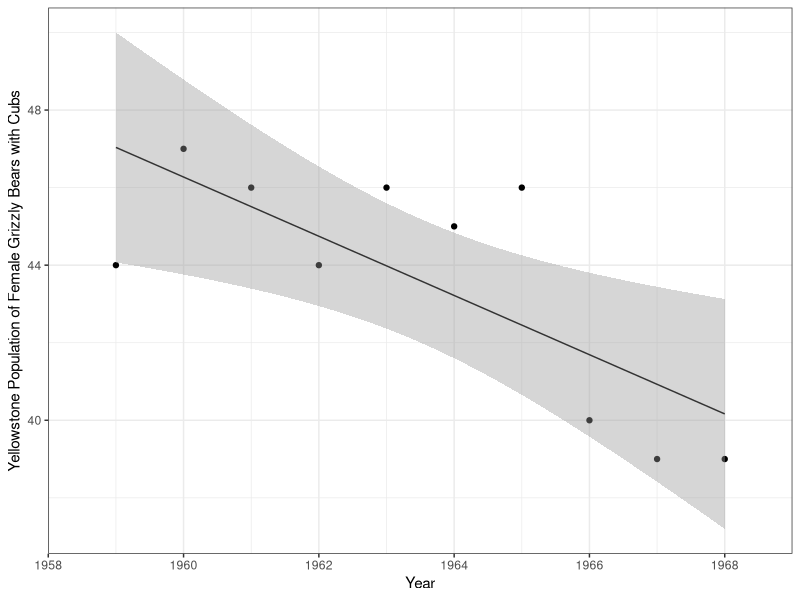
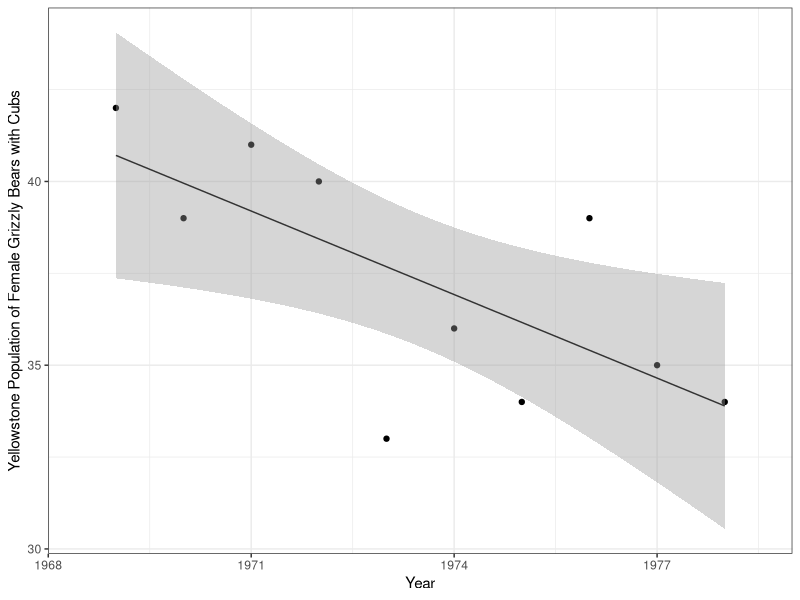
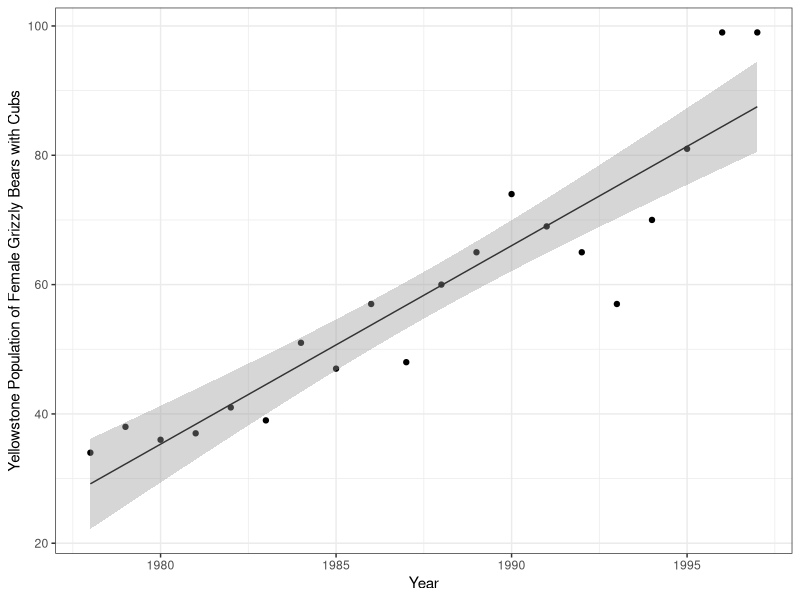

Write the R code that produced these figures, in order.
## ---- chunk 1
knitr::opts_chunk$set(echo = TRUE)
## ---- chunk 2

# Load necessary packages
suppressMessages(library(tidyverse))
library(broom)

## ---- chunk 3

# Read in data for Eureka dune grass (Swallenia alexandrae) on Saline Dune
swallenia <- read.csv("Swallenia.csv")

# Use two-sample t-test to assess whether and how mean abundance changed from 2009 to 2010
swallenia_t <- t.test(swallenia$count_2009, swallenia$count_2010, var.equal = TRUE)

swallenia_t

# Null hypothesis: true difference in means is equal to 0
# Alternative hypothesis: true difference in means is not equal to 0
# Since p > alpha (0.42 > 0.05), we retain the null hypothesis

## ---- chunk 4

# Do a paired t-test
swallenia_tpaired <- t.test(swallenia$count_2009, swallenia$count_2010, paired = TRUE)

swallenia_tpaired

# Null hypothesis: true difference in means is equal to 0
# Alternative hypothesis: true difference in means is not equal to 0
# Since p < alpha (0.03 < 0.05), we reject the null hypothesis

## ---- chunk 5

# Read in grizzly data
grizzlydata <- read.csv("grizzlydata.csv")

# Filter grizzly data to only include years 1959 - 1968
grizzly1959_1968 <- grizzlydata %>% 
  filter(between(Year, 1959, 1968))

# Create exploratory scatterplot
gg_grizzly1959_1968 <- ggplot(grizzly1959_1968, aes(x = Year, y = N)) +
  geom_point()
# It looks like the trend is generally a negative linear relationship. However, it seems the population was relatively stable from 1959 to 1965, but it drastically declined after 1965. Overall though, it looks like a linear relationship between grizzly bear population and year makes sense.

# Run linear regression model to describe the trend in grizzly bear population from 1959 - 1968
grizzly1959_1968_lm <- lm(N ~ Year, data = grizzly1959_1968)
grizzly1959_1968_lm
# y = -0.7636x + 1543
# Grizzly population = -0.7636(Year) + 1543

# Explore model fit and significance
summary(grizzly1959_1968_lm)

# Get model outputs in table form
grizzly1959_1968_lm_tidy <- broom::tidy(grizzly1959_1968_lm)

# Get the intercept:
grizzly1959_1968_int <- grizzly1959_1968_lm_tidy$estimate[1]
# 1543

# Get the Year coefficient:
grizzly1959_1968_coef <- grizzly1959_1968_lm_tidy$estimate[2]
# -0.7636

# Metrics at a glance:
grizzly1959_1968_lm_out <- broom::glance(grizzly1959_1968_lm)

# Check diagnostic plots
# plot(grizzly1959_1968_lm)
# Looks ok (commented out for Rmarkdown)

# Find Pearson's r for correlation:
grizzly1959_1968_cor <- cor.test(grizzly1959_1968$N, grizzly1959_1968$Year)
# r = -0.7462 (strong negative correlation)
# Correlation is significantly non-zero (p = 0.01 < 0.05)

## ---- chunk 6

# Prepare final graph of the linear regression model with the original data, model, and 95% confidence interval for predictions
grizzly1959_1968_graph <- ggplot(grizzly1959_1968, aes(x = Year, y = N)) +
  geom_point() +
  geom_smooth(method = lm, se = TRUE, size = 0.5, color = "gray20") +
  theme_bw() +
  scale_x_continuous(expand = c(0,0), limits = c(1958, 1969)) +
  labs(x = "Year", y = "Yellowstone Population of Female Grizzly Bears with Cubs")

grizzly1959_1968_graph

## ---- chunk 7

# Filter grizzly data to only include years 1969 - 1978
grizzly1969_1978 <- grizzlydata %>% 
  filter(between(Year, 1969, 1978))

# Create exploratory scatterplot
gg_grizzly1969_1978 <- ggplot(grizzly1969_1978, aes(x = Year, y = N)) +
  geom_point()
# Overall, it looks like the trend is generally a negative linear relationship. However, there are some outliers on both ends.

# Perform linear regression to describe the trend in grizzly bear population from 1959 - 1968
grizzly1969_1978_lm <- lm(N ~ Year, data = grizzly1969_1978)

grizzly1969_1978_lm
# Grizzly population = -0.7576(Year) + 1532.38

# Explore model fit and signifiance
summary(grizzly1969_1978_lm)

# Get model outputs in table form
grizzly1969_1978_lm_tidy <- broom::tidy(grizzly1969_1978_lm)

# Get the intercept:
grizzly1969_1978_int <- grizzly1969_1978_lm_tidy$estimate[1]
# 1532.376

# Get the Year coefficient:
grizzly1969_1978_coef <- grizzly1969_1978_lm_tidy$estimate[2]
# -0.7575758

# Metrics at a glance:
grizzly1969_1978_lm_out <- broom::glance(grizzly1969_1978_lm)

# Check diagnostic plots
# plot(grizzly1969_1978_lm)
# Looks ok (commented out for RMarkdown)

# Find Pearson's r for correlation:
grizzly1969_1978_cor <- cor.test(grizzly1969_1978$N, grizzly1969_1978$Year)
# r = -0.701926 (strong negative correlation)
# Correlation is significantly non-zero (p = 0.02 < 0.05)

## ---- chunk 8

# Prepare final graph of the linear regression model with the original data, model, and 95% confidence interval for predictions
grizzly1969_1978_graph <- ggplot(grizzly1969_1978, aes(x = Year, y = N)) +
  geom_point() +
  geom_smooth(method = lm, se = TRUE, size = 0.5, color = "gray20") +
  theme_bw() +
  scale_x_continuous(expand = c(0,0), limits = c(1968, 1979)) +
  labs(x = "Year", y = "Yellowstone Population of Female Grizzly Bears with Cubs")

grizzly1969_1978_graph

## ---- chunk 9

# Filter grizzly data to only include years 1978 - 1997
grizzly1978_1997 <- grizzlydata %>% 
  filter(between(Year, 1978, 1997))

# Create exploratory scatterplot
gg_grizzly1978_1997 <- ggplot(grizzly1978_1997, aes(x = Year, y = N)) +
  geom_point()
# Overall, it looks like the trend is generally a positive linear relationship.

# Perform linear regression to describe the trend in grizzly bear population from 1959 - 1968
grizzly1978_1997_lm <- lm(N ~ Year, data = grizzly1978_1997)

grizzly1978_1997_lm
# Grizzly population = 3.07(Year) - 6043.13

# Explore model fit and significance
summary(grizzly1978_1997_lm)

# Get model outputs in table form
grizzly1978_1997_lm_tidy <- broom::tidy(grizzly1978_1997_lm)

# Get the intercept:
grizzly1978_1997_int <- grizzly1978_1997_lm_tidy$estimate[1]
# -6043.126

# Get the Year coefficient:
grizzly1978_1997_coef <- grizzly1978_1997_lm_tidy$estimate[2]
# 3.069925

# Metrics at a glance:
grizzly1978_1997_lm_out <- broom::glance(grizzly1978_1997_lm)

# Check diagnostic plots
# plot(grizzly1978_1997_lm)
# Looks good (commented out for RMarkdown)

# Find Pearson's r for correlation:
grizzly1978_1997_cor <- cor.test(grizzly1978_1997$N, grizzly1978_1997$Year)
# r = 0.9243827 (strong positive correlation)
# Correlation is significantly non-zero (p < 0.001 < 0.05)

## ---- chunk 10

# Prepare final graph of the linear regression model with the original data, model, and 95% confidence interval for predictions
grizzly1978_1997_graph <- ggplot(grizzly1978_1997, aes(x = Year, y = N)) +
  geom_point() +
  geom_smooth(method = lm, se = TRUE, size = 0.5, color = "gray20") +
  scale_x_continuous(expand = c(0,0), limits = c(1977, 1998)) +
  labs(x = "Year", y = "Yellowstone Population of Female Grizzly Bears with Cubs") +
  theme_bw()

grizzly1978_1997_graph

